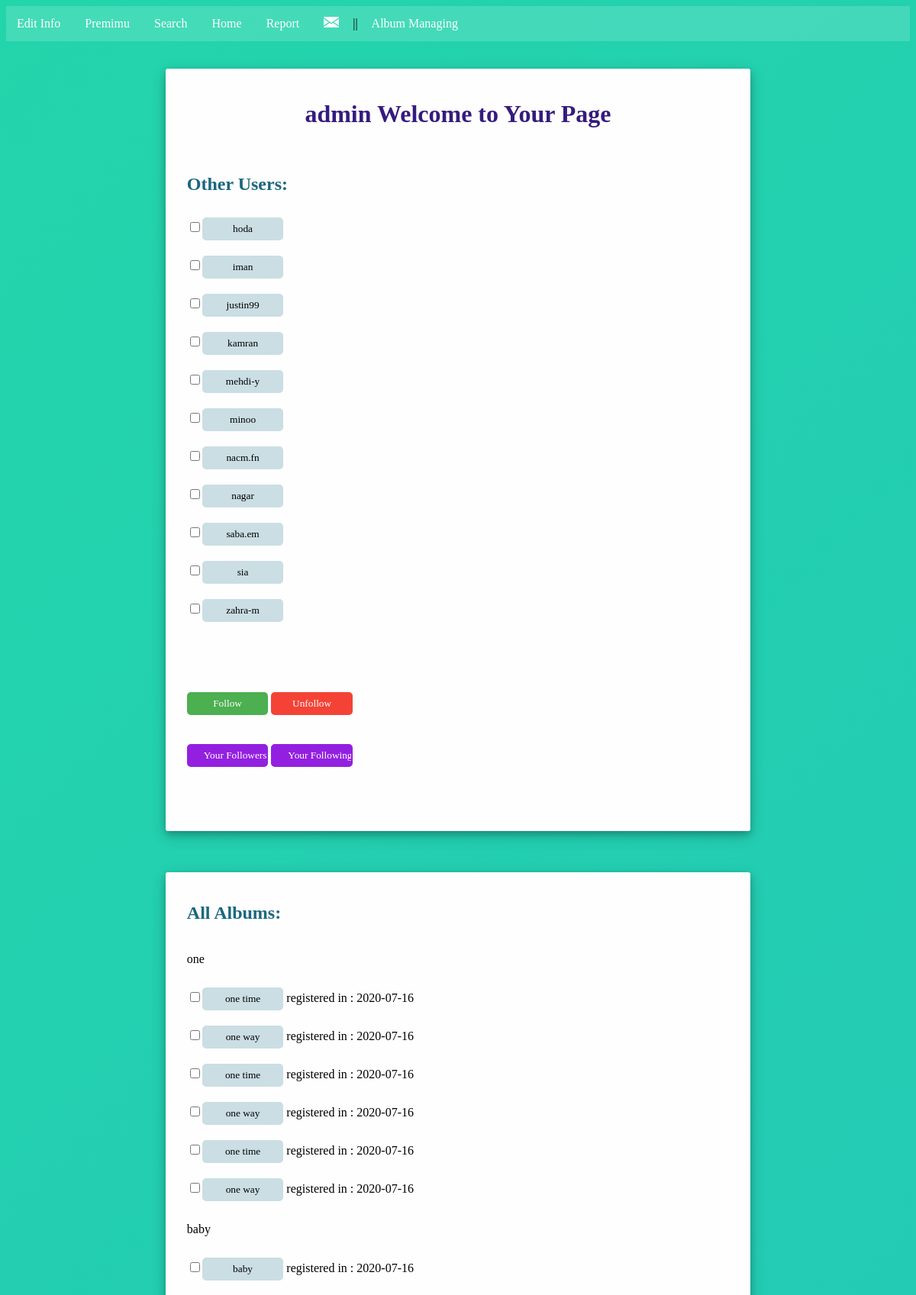
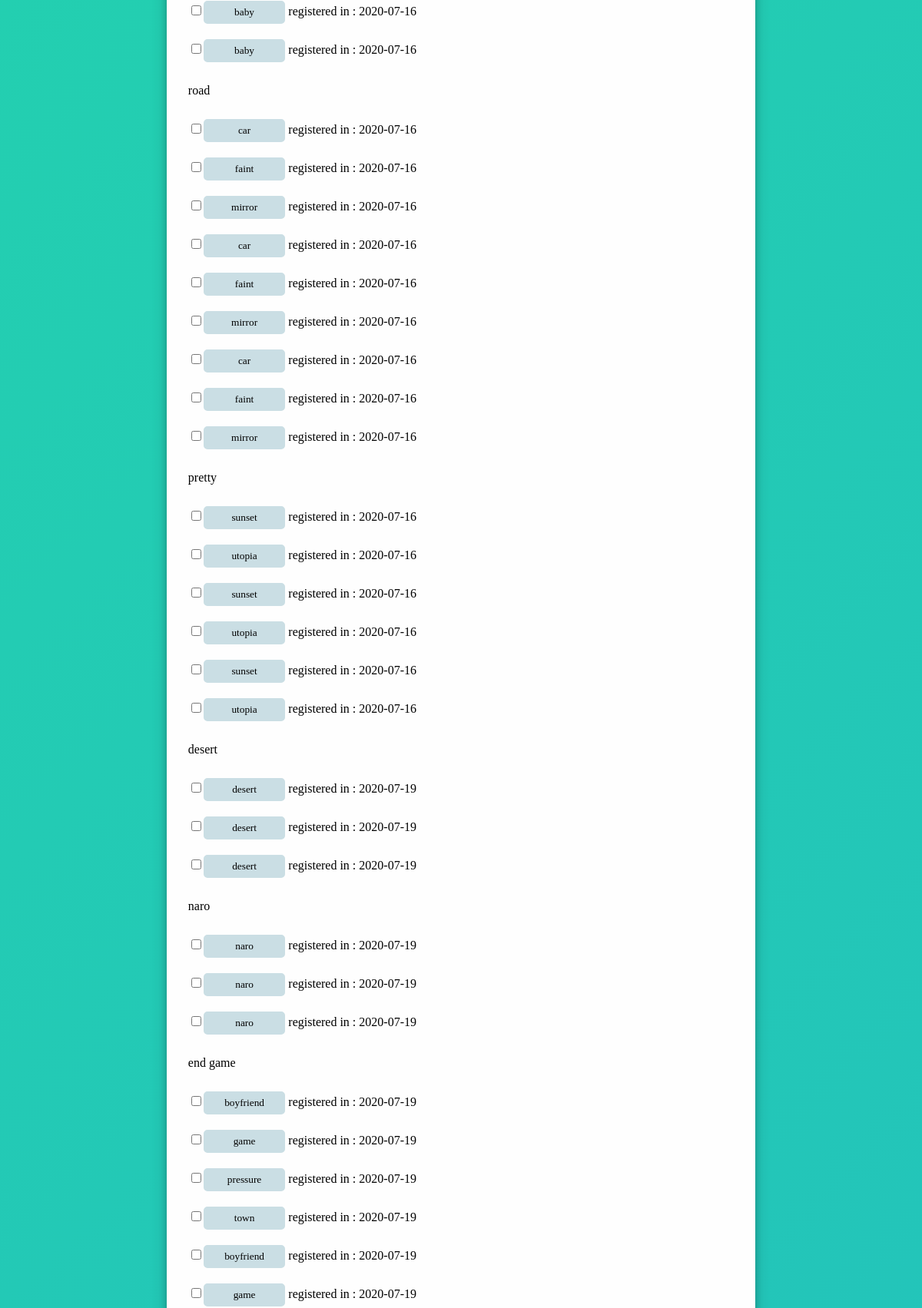
Page /common.php (signed in, upper part) on the committed database (2 pictures, top to bottom).
### tables this page shows
CREATE TABLE `user` (
  `username` varchar(30) NOT NULL,
  `pass` varchar(150) NOT NULL,
  `hashedpass` varchar(150) NOT NULL,
  `email` varchar(50) NOT NULL,
  `userType` char(1) NOT NULL
);

### common.php (the view, shortened to what this page needs)
<!DOCTYPE html>
    <html lang="en">
        <head>
            <link rel="stylesheet" type="text/css" href="css/c3.css">
        </head>
        <body>
        <?php
            $servername = "localhost";
            $username = "username";
            $password = "password";
            $dataBase = "db6";
            $user = $_SESSION['username'];
            $conn = new mysqli($servername, $username, $password, $dataBase);
            ?>
            <div class="scrollmenu">
    <a href="info.php?username=".$user name="home">Edit Info</a>
    <a href="premium.php?username=".$user name="home">Premimu</a>
    <a href="search.php?username=".$user name="home">Search</a>
    <a href="main.php" name="home">Home</a>
    <a href="report.php" name="home">Report</a>
    <a href="mail.php?username=".$user name="home"><img alt="bl" src="pics/envel.png" class="images" /></a>
    ||
    <a href="album.php?username=".$user name="home">Album Managing</a>
  </div>
<?php
$names = "SELECT username FROM User WHERE username!='".$user."' ";
$result = $conn->query($names);
?>
<br><br>
<div class="form1">
    <form method="post" action=<?php echo htmlspecialchars($_SERVER["PHP_SELF"]);?>>
    <?php
    echo' <h1> '.$user.' Welcome to Your Page</h1><br>
    <h2> Other Users:</h2>';
if ($result->num_rows > 0) {
    while($row = $result->fetch_assoc()) {
        echo '<input type="checkbox" name="checkUser[]" value="'.$row["username"].'">';
        echo '<input type="submit" class="usrbtn" name="userbttn[]" value="'.$row["username"].'" ><br>';
    }
}
echo '<br><br><br><br>
    <input type="submit" class="sbmtbtn" name="follow" value="Follow"/>
    <input type="submit" class="cnclbtn" name="unfollow" value="Unfollow"/>
    <br><br>
    <input type="submit" class="flbtn" name="yourfollowers" value="Your Followers"/>
    <input type="submit" class="flbtn"name="yourfollowings" value="Your Followings"/><br><br><br><br>
    ';
?>
</form>
</div>
<br><br><br>
<?php
$albums = "SELECT DISTINCT AlbumTitle FROM Album";
$albresult = $conn->query($albums);
?>
<div class="form1">
    <form method="post" action=<?php echo htmlspecialchars($_SERVER["PHP_SELF"]);?>>
    <h2> All Albums:</h2>
    <?php
    if ($albresult->num_rows > 0) {
        while($alrow = $albresult->fetch_array()) {
            $src=$alrow[0];
            echo '<br>'.$src.'<br><br>';
            $sns = "SELECT Mname,regDate FROM Album WHERE AlbumTitle='".$src."'";
            $snresult = $conn->query($sns);
            if ($snresult->num_rows > 0) {
                while($snrow = $snresult->fetch_assoc()) {
                    echo '<input type="checkbox" name="checksng[]" value="'.$snrow["Mname"].'">';
                    echo '<input type="submit" class="usrbtn" name="songbttn[]" value="'.$snrow["Mname"].'" >';
                    echo ' registered in : '.$snrow["regDate"].'<br>';
                }
        }
}
    }
echo '<br><br><br><br>
    <input type="submit" class="sbmtbtn" name="like" value="Like"/>
    <input type="submit" class="cnclbtn" name="unlike" value="Unlike"/>
    <input type="submit" class="flbtn" name="play" value="Play"/><br><br>
    Playlist Name:<input type="text" name="pname" id="">
    <input type="submit" class="sbmtbtn" name="playlist" value="Add to Playlist"/><br><br>
    <br><br>';
?>
</form>
</div>
<br><br><br>
</body>
</html>

### css/c3.css (style rules this page uses)
body { font-family:Verdana; background: linear-gradient(-45deg,#EE7752,#E73C7E,#23A6D5,#23D5AB); background-size: 400% 400%; position: relative; animation:change 10s ease-in-out infinite; }
h1 { color: rgb(53, 27, 126); text-align: center; }
h2 { color: rgb(27, 103, 126); text-align: left; }
div.scrollmenu { background-color: rgba(255, 255, 255, .15); overflow: auto; white-space: nowrap; }
div.scrollmenu a { display: inline-block; color: #ffffff; text-align: center; padding: 14px; text-decoration: none; }
.images { top: 0; bottom: 0; left: 0; right: 0; margin: auto; }
div.form1 { display: block; text-align: center; }
form { box-shadow: 0 4px 8px 0 rgba(0, 0, 0, 0.2), 0 6px 20px 0 rgba(0, 0, 0, 0.19); height:min-content; text-align: left; display:inline-block; background-color: #fefefe; border-radius: 3px; width: 60%; padding: 20px 28px; margin-left: auto; margin-right: auto; }
input[type=submit] { width: 15% !important; padding: 5px 20px; margin: 10px 0; box-sizing: border-box; font-family:Verdana; border-radius: 5px; border-style: solid; border-width: 2px; color: rgb(255, 255, 255); }
.cnclbtn { background-color: #f44336; border-color: #f44336; }
.sbmtbtn { background-color: #4CAF50; border-color: #4CAF50; }
.usrbtn { background-color: #cadee4; border-color: #cadee4; color: black !important; }
.flbtn { background-color: rgb(147, 32, 224); border-color: rgb(147, 32, 224); }

### rows in the picture
user: username "hoda"
user: username "iman"
user: username "justin99"
user: username "kamran"
user: username "mehdi-y"
user: username "minoo"
user: username "nacm.fn"
user: username "nagar"
user: username "saba.em"
user: username "sia"
user: username "zahra-m"

### other values in the picture
$user "admin"
$src "one"
$snrow["regDate"] "2020-07-16"
$src "baby"
$src "road"
$src "pretty"
$src "desert"
$snrow["regDate"] "2020-07-19"
$src "naro"
$src "end game"
